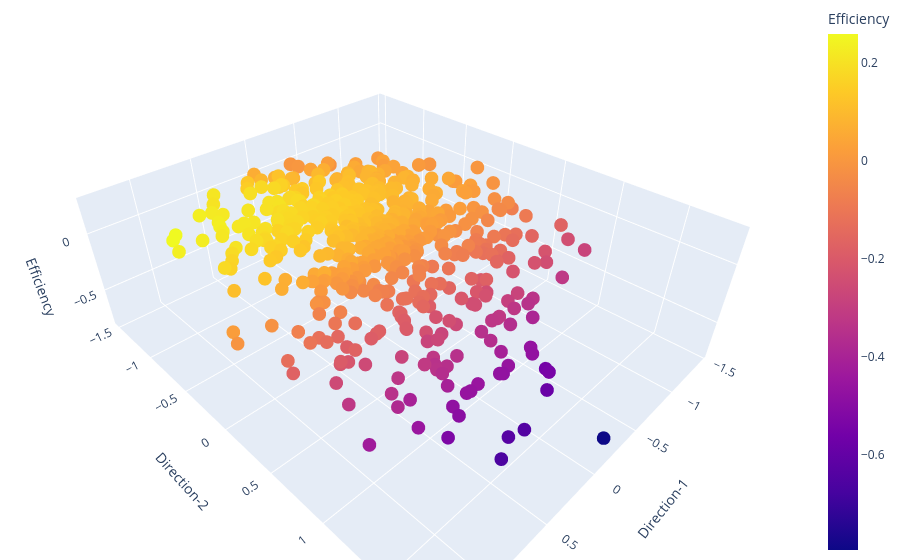

Notebook source saved alongside this figure:
### Code cell
fig = px.scatter_3d(df3, x='Direction-1', y='Direction-2', z='Efficiency',
                    color='Efficiency')
fig.update_layout(margin=dict(l=0, r=0, t=0, b=0))
fig.show()

### Figure 1 — Plotly figure (JSON) as saved in the notebook; plotly's stock layout.template omitted (floating-point values rounded to 4 significant figures; data arrays with more than 128 entries replaced by an {"elided": "..."} marker saying what was removed)
{"data": [{"hovertemplate": "Direction-1=%{x}<br>Direction-2=%{y}<br>Efficiency=%{marker.color}<extra></extra>", "legendgroup": "", "marker": {"color": {"elided": "548 float values"}, "coloraxis": "coloraxis", "symbol": "circle"}, "mode": "markers", "name": "", "scene": "scene", "showlegend": false, "type": "scatter3d", "x": {"elided": "548 float values"}, "y": {"elided": "548 float values"}, "z": {"elided": "548 float values"}}], "layout": {"coloraxis": {"colorbar": {"title": {"text": "Efficiency"}}, "colorscale": [[0, "#0d0887"], [0.1111, "#46039f"], [0.2222, "#7201a8"], [0.3333, "#9c179e"], [0.4444, "#bd3786"], [0.5556, "#d8576b"], [0.6667, "#ed7953"], [0.7778, "#fb9f3a"], [0.8889, "#fdca26"], [1, "#f0f921"]]}, "legend": {"tracegroupgap": 0}, "margin": {"b": 0, "l": 0, "r": 0, "t": 0}, "scene": {"domain": {"x": [0, 1], "y": [0, 1]}, "xaxis": {"title": {"text": "Direction-1"}}, "yaxis": {"title": {"text": "Direction-2"}}, "zaxis": {"title": {"text": "Efficiency"}}}}}
